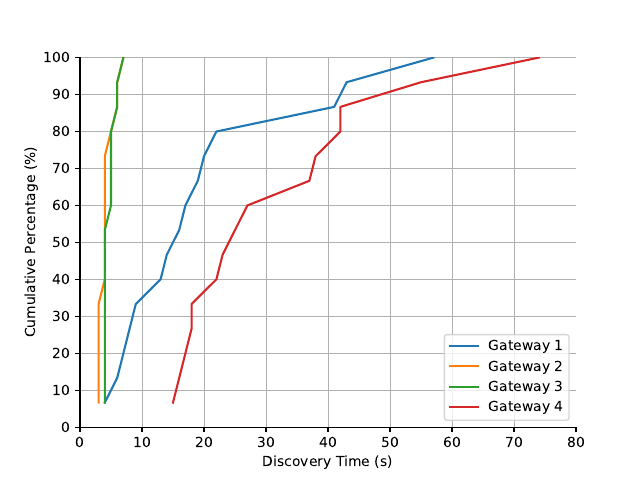

Source code (Python):
import matplotlib.pyplot as plt
import numpy as np
from matplotlib.ticker import MultipleLocator

data1, data2, data3, data4 = np.loadtxt('discovery-data.csv', delimiter=',', skiprows=1, unpack=True)

x1 = np.sort(data1)
x2 = np.sort(data2)
x3 = np.sort(data3)
x4 = np.sort(data4)

#y = [1/N, 2/N ... 1]
y = np.arange(1, len(x1) + 1) / len(x1)
y = y *100

print(x1)
print(x2)
print(x3)
print(x4)
print(y)

plt.plot(x1, y, label = 'Gateway 1')
plt.plot(x2, y, label = 'Gateway 2')
plt.plot(x3, y, label = 'Gateway 3')
plt.plot(x4, y, label = 'Gateway 4')
plt.xlabel('Discovery Time (s)')
plt.ylabel('Cumulative Percentage (%)')
plt.gca().yaxis.set_major_locator(MultipleLocator(10))

plt.xlim(xmin=0, xmax=80)
plt.ylim(ymin=0, ymax=100)

plt.legend() #ensure that label is set for the plots
plt.grid(linewidth=0.25)

plt.gca().spines['right'].set_visible(False)
plt.gca().spines['top'].set_visible(False)

plt.savefig('discovery-time-cdf.pdf')